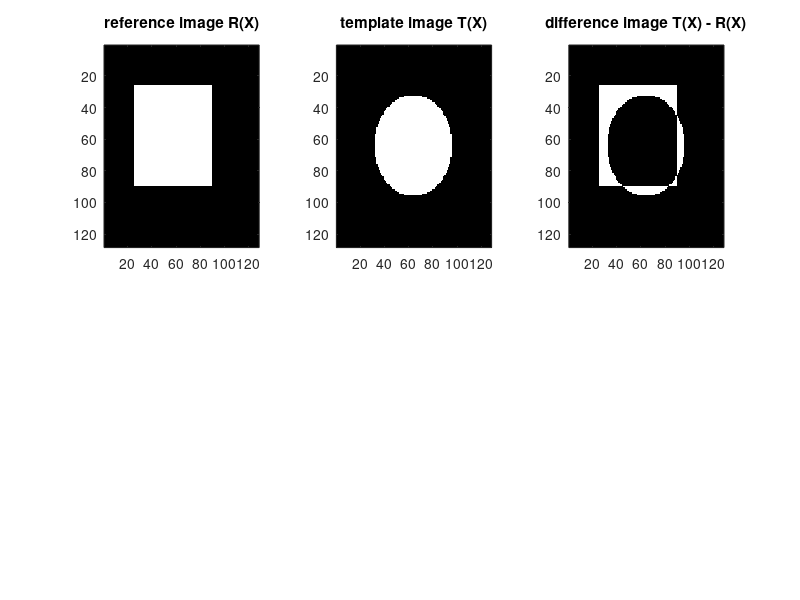

This figure's MATLAB source: (Note: this script raises an error after producing the figure.)
%%%%%%%%%%%%%%%%%%%%%%%%%%%%%%%%%%%%%%%%%%%%%%%%%%%%%%
% Interventional Medical Image Processing (IMIP)
% SS 2011
% (C) University Erlangen-Nuremberg
% Author: Attila Budai & Jan Paulus
% Exercise 5: Diffusion Registration 
% Complete the '???'-lines
%%%%%%%%%%%%%%%%%%%%%%%%%%%%%%%%%%%%%%%%%%

close all;
clear all;

% image size
is = 128;

% step length
tau = 0.9;
% smoothness factor
alpha = 10;
% maximal number of iterations
maxIterations = 150;
% stopping threshold
threshold = 5.0;

% define the image grid omega
[X1, X2] = meshgrid(1:is, 1:is);

% initialize displacement field U with zero!
U1 = zeros(is,is);            
U2 = zeros(is,is);

% initialize force field F
F1 = zeros(is,is);            
F2 = zeros(is,is);

% temporal buffer
tmp = zeros(is, is);

% create the main diagonal vectors of the tridiagonal (I - 2*tau*A) matrix for the
% thomas algorithm
aav = ones(is*is,1);
bbv = ones(is*is-1,1);

% create tridiagonal matrix (I - 2*tau*A) represented by three vectors
aav = aav * (1+4*tau);  % main diagonal
bbv = bbv * (-2*tau);   % upper diagonal
ccv = bbv;              % lower diagonal

% images to register
R  = zeros(is);  % reference image
T  = zeros(is);  % template image

% square
R(X1 > 25 & X1 < 90 & X2 > 25 & X2 < 90)  = 200;
% circle
T((X1-64).^2 + (X2-64).^2 < 32^2) = 180; 

% normalize R -> [0,1]
normD = 1 / max(max(R));
R = R * normD;

% normalize T -> [0,1]
normD = 1 / max(max(T));
T = T * normD;

% show images before starting the registration
figure(1);
subplot(2,3,1);
colormap gray;
imagesc(R);
title('reference image R(X)')

subplot(2,3,2);
imagesc(T);
title('template image T(X)')

subplot(2,3,3);
imagesc(abs(T - R));
title('difference image T(X) - R(X)')
drawnow;

% start registration
for k = 1:maxIterations
  
  %   -------------------------------------------------------
  %  compute T on (X1-U1,X2-U2)
  %   -------------------------------------------------------
  fprintf('%d. iteration ...\n', k);
  
  Tk = interp2(X1, X2, T, X1-U1, X2-U2);
  
  % Values outside of T cannot be interpolated and are set to NaN by
  % interp2. They must be replaced with 0 for further computations.
  
  Tk(isnan(Tk)) = 0;
  
  oldU1 = U1;
  oldU2 = U2;
  
  Dk = Tk - R;

  % compute force in X1 direction
  F1 = Dk .* (Tk(:,[2:end,end]) - Tk(:,[1,1:end-1]));
  % smooth forces
  F1 = conv2(F1, [1 2 1; 2 4 2; 1 2 1]/16,'same');  
 
  dd1 = U1 + tau * F1 * alpha;
  
  dd1r = dd1';
  dd1rv = dd1r(:);
  
  dd1v = dd1(:);
  
  % solve for V1 and V2
  % V1j1 = thomas(???);
  % V1j2 = thomas(???);
  
  tmp(:) = V1j1(:);
  tmp = tmp';
  V1j1(:) = tmp(:);
   
  % compute sum of inverse
  % U1j12 = ???
  U1(:) = U1j12(:);

  % compute force in X2 direction
  % F2 = ???;
  % smooth forces
  % F2 = ???

  dd2  = U2 + tau * F2 * alpha;
  
  dd2r = dd2';
  dd2rv = dd2r(:);
  
  dd2v = dd2(:);
  
  % solve for V1 and V2
  % V2j1 = thomas(???);
  % V2j2 = thomas(???);
  
  tmp(:) = V2j1(:);
  tmp = tmp';
  V2j1(:) = tmp(:);
  
  % compute sum of inverse
  % U2j12 = ???;
  U2(:) = U2j12(:);
  
  change = 0.5 * (norm(U1-oldU1, 'fro') + norm(U2-oldU2, 'fro'));
  change
  
  % show currently deformed image
  subplot(2,3,4);
  imagesc(Tk); 
  s = sprintf('deformed template image T(X-U) (k=%d)', k);
  title(s)

  % show difference between currently deformed image and its reference
  subplot(2,3,5);
  imagesc(abs(Dk));
  s = sprintf('difference image T(X-U) - R(X) (change=%f)', change);
  title(s)
  drawnow;
  
  if(change <= threshold)
      break;
  end

end  % end k=1..maxIterations loop

% plot the deformation field symbolized by arrows
figure(2);
quiver(X1, X2, U1, U2);
title('deformation field U');
